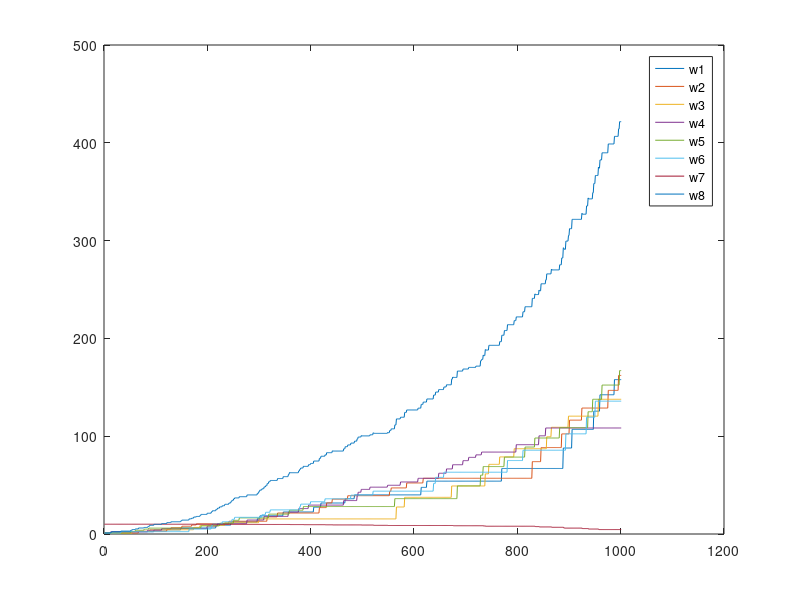

MATLAB code to generate this figure:
policy = [6/7, 1/7];
pi = ones(7,2);
pi(:,1) = 0;
b = ones(7,2)/7;
features = [[2,0,0,0,0,0,0,1];[0,2,0,0,0,0,0,1];[0,0,2,0,0,0,0,1];[0,0,0,2,0,0,0,1];[0,0,0,0,2,0,0,1];[0,0,0,0,0,2,0,1];[0,0,0,0,0,0,1,2]];
features = transpose(features);
w = [1,1,1,1,1,1,10,1];
alpha = 0.01;
gamma = 0.99;
all_weights = [];
time_step = 0;
state = randi(7,1);
while time_step<=1000
    action = randsample([1,2],1,true,policy);
    if action == 1
        next_state = randi(6,1);
    else
        next_state = 7;
    end
    Reward = 0;
    value_S_dash = w*features(:,next_state);
    value_S = w*features(:,state);
    rho = pi(state,action)/b(state,action);
    w = w + transpose(alpha*rho*(Reward + gamma*(value_S_dash) - value_S).*features(:,state));
    all_weights = [all_weights;w];
    time_step = time_step+1;
    state = next_state; 
end
for i=1:8
    plot([1:1001], all_weights(:,i))
    hold on;
end
legend('w1','w2','w3','w4','w5','w6','w7','w8')